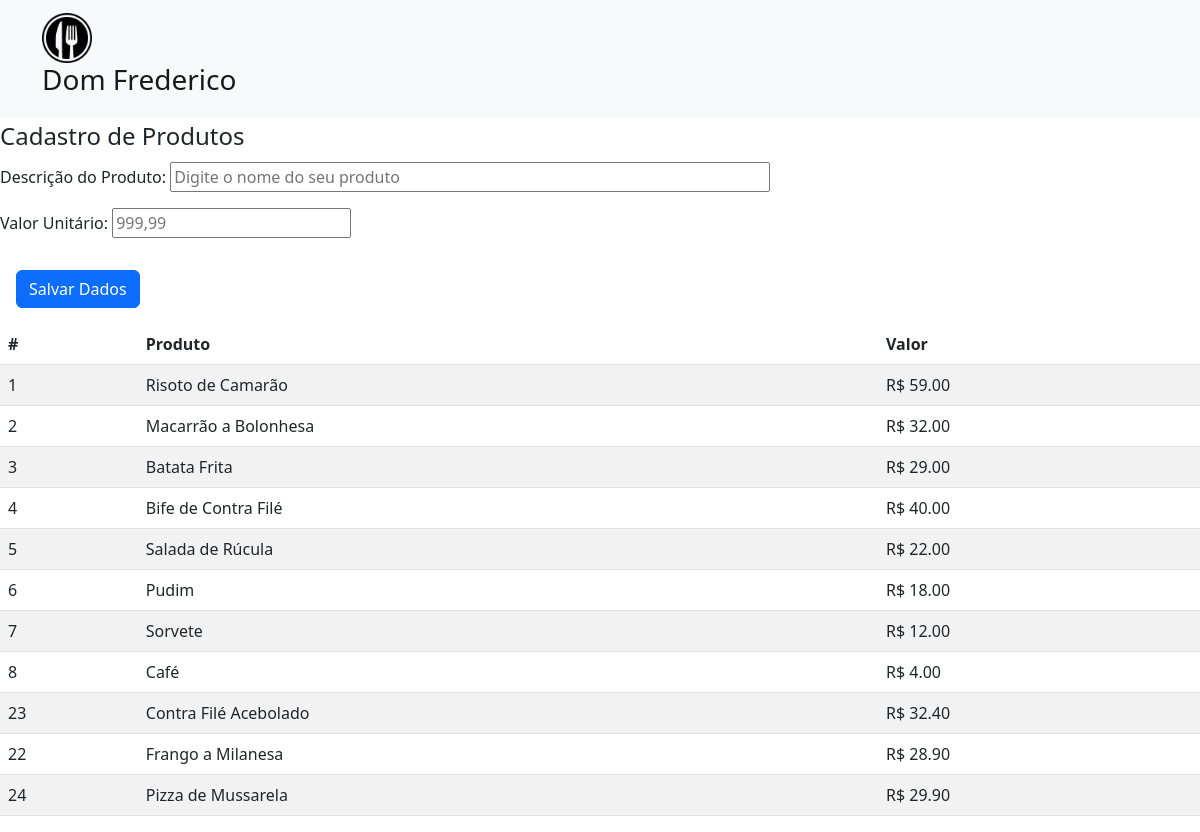
/cadastroproduto.php, run on the app's committed database.
### tables this page shows
CREATE TABLE `itens` (
  `id` int(11) NOT NULL,
  `nome` varchar(30) NOT NULL,
  `valor` decimal(7,2) DEFAULT NULL
);

### cadastroproduto.php (the view, shortened to what this page needs)
<?php
	require 'connection.php';
	$sql = "SELECT * FROM itens";
	$result = $conn->query($sql);
?>
<!DOCTYPE html>
<html lang="pt-br">
<head>
    <link href="https://cdn.jsdelivr.net/npm/bootstrap@5.2.0-beta1/dist/css/bootstrap.min.css" rel="stylesheet">
</head>
<body>
<Header>
		<nav class="navbar bg-light">
			<div class="container">
			<a class="navbar-brand" id="nav-fred" href="#">
				<img src="img/logo.png" alt="Logo Dom Frederico" width="50" height="50">
				<h3 class="text-start">Dom Frederico</h3>
			</a>
			</div>
		</nav>
	</Header>
    <main>
			<section>
				<form id="cadastrar-produto" action="cadastroproduto.php" method="POST">
					<fieldset>
						<legend>Cadastro de Produtos</legend>
						<div class="mb-3">
							<label for="produto">Descrição do Produto:</label>
							<input id="produto" class="w-50" name="produto" type="text" placeholder="Digite o nome do seu produto">
						</div>
                        <div class="mb-3">
							<label for="valor">Valor Unitário:</label>
							<input id="valor" name="valor" type="text" placeholder="999,99">
						</div>
						<div class="p-3">
							<button id="add-cliente" type="submit" name="submit" class="btn btn-primary">Salvar Dados</button>
						</div>
					</fieldset>
				</form>
			</section>
			<section>
				<table class="table table-striped">
					<thead>
						<tr>
						<th scope="col">#</th>
						<th scope="col">Produto</th>
						<th scope="col">Valor</th>
						</tr>
  					</thead>
  					<tbody>
						<?php
							while($user_data = mysqli_fetch_assoc($result)){
								echo "<tr>";
								echo "<td>".$user_data['id']."</td>";
								echo "<td>".$user_data['nome']."</td>";
								echo "<td>R$ ".$user_data['valor']."</td>";
								echo "</tr>";
							}
						?>
  					</tbody>
				</table>
			</section>
	</main>
</body>
</html>

### data on the page
itens: id "1", nome "Risoto de Camarão", valor "59.00"
itens: id "2", nome "Macarrão a Bolonhesa", valor "32.00"
itens: id "3", nome "Batata Frita", valor "29.00"
itens: id "4", nome "Bife de Contra Filé", valor "40.00"
itens: id "5", nome "Salada de Rúcula", valor "22.00"
itens: id "6", nome "Pudim", valor "18.00"
itens: id "7", nome "Sorvete", valor "12.00"
itens: id "8", nome "Café", valor "4.00"
itens: id "23", nome "Contra Filé Acebolado", valor "32.40"
itens: id "22", nome "Frango a Milanesa", valor "28.90"
itens: id "24", nome "Pizza de Mussarela", valor "29.90"
